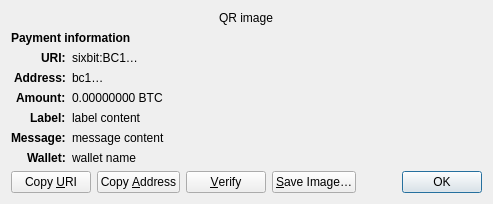
<?xml version="1.0" encoding="UTF-8"?>
<ui version="4.0">
 <class>ReceiveRequestDialog</class>
 <widget class="QDialog" name="ReceiveRequestDialog">
  <property name="geometry">
   <rect>
    <x>0</x>
    <y>0</y>
    <width>413</width>
    <height>229</height>
   </rect>
  </property>
  <property name="windowTitle">
   <string>Request payment to …</string>
  </property>
  <layout class="QGridLayout" name="gridLayout" columnstretch="0,1">
   <property name="sizeConstraint">
    <enum>QLayout::SetFixedSize</enum>
   </property>
   <item row="0" column="0" colspan="2" alignment="Qt::AlignHCenter">
    <widget class="QRImageWidget" name="qr_code">
     <property name="text">
      <string notr="true">QR image</string>
     </property>
     <property name="textInteractionFlags">
      <set>Qt::NoTextInteraction</set>
     </property>
    </widget>
   </item>
   <item row="1" column="0" colspan="2">
    <widget class="QLabel" name="payment_header">
     <property name="font">
      <font>
       <weight>75</weight>
       <bold>true</bold>
      </font>
     </property>
     <property name="text">
      <string>Payment information</string>
     </property>
     <property name="textInteractionFlags">
      <set>Qt::NoTextInteraction</set>
     </property>
    </widget>
   </item>
   <item row="2" column="0" alignment="Qt::AlignRight|Qt::AlignTop">
    <widget class="QLabel" name="uri_tag">
     <property name="font">
      <font>
       <weight>75</weight>
       <bold>true</bold>
      </font>
     </property>
     <property name="text">
      <string notr="true">URI:</string>
     </property>
     <property name="textFormat">
      <enum>Qt::PlainText</enum>
     </property>
     <property name="textInteractionFlags">
      <set>Qt::NoTextInteraction</set>
     </property>
    </widget>
   </item>
   <item row="2" column="1" alignment="Qt::AlignTop">
    <widget class="QLabel" name="uri_content">
     <property name="text">
      <string notr="true">sixbit:BC1…</string>
     </property>
     <property name="textFormat">
      <enum>Qt::RichText</enum>
     </property>
     <property name="wordWrap">
      <bool>true</bool>
     </property>
     <property name="textInteractionFlags">
      <set>Qt::TextSelectableByMouse</set>
     </property>
    </widget>
   </item>
   <item row="3" column="0" alignment="Qt::AlignRight|Qt::AlignTop">
    <widget class="QLabel" name="address_tag">
     <property name="font">
      <font>
       <weight>75</weight>
       <bold>true</bold>
      </font>
     </property>
     <property name="text">
      <string>Address:</string>
     </property>
     <property name="textInteractionFlags">
      <set>Qt::NoTextInteraction</set>
     </property>
    </widget>
   </item>
   <item row="3" column="1" alignment="Qt::AlignTop">
    <widget class="QLabel" name="address_content">
     <property name="text">
      <string notr="true">bc1…</string>
     </property>
     <property name="textFormat">
      <enum>Qt::PlainText</enum>
     </property>
     <property name="textInteractionFlags">
      <set>Qt::TextSelectableByMouse</set>
     </property>
    </widget>
   </item>
   <item row="4" column="0" alignment="Qt::AlignRight|Qt::AlignTop">
    <widget class="QLabel" name="amount_tag">
     <property name="font">
      <font>
       <weight>75</weight>
       <bold>true</bold>
      </font>
     </property>
     <property name="text">
      <string>Amount:</string>
     </property>
     <property name="textInteractionFlags">
      <set>Qt::NoTextInteraction</set>
     </property>
    </widget>
   </item>
   <item row="4" column="1" alignment="Qt::AlignTop">
    <widget class="QLabel" name="amount_content">
     <property name="text">
      <string notr="true">0.00000000 BTC</string>
     </property>
     <property name="textFormat">
      <enum>Qt::PlainText</enum>
     </property>
     <property name="textInteractionFlags">
      <set>Qt::TextSelectableByMouse</set>
     </property>
    </widget>
   </item>
   <item row="5" column="0" alignment="Qt::AlignRight|Qt::AlignTop">
    <widget class="QLabel" name="label_tag">
     <property name="font">
      <font>
       <weight>75</weight>
       <bold>true</bold>
      </font>
     </property>
     <property name="text">
      <string>Label:</string>
     </property>
     <property name="textInteractionFlags">
      <set>Qt::NoTextInteraction</set>
     </property>
    </widget>
   </item>
   <item row="5" column="1" alignment="Qt::AlignTop">
    <widget class="QLabel" name="label_content">
     <property name="text">
      <string notr="true">label content</string>
     </property>
     <property name="textFormat">
      <enum>Qt::PlainText</enum>
     </property>
     <property name="wordWrap">
      <bool>true</bool>
     </property>
     <property name="textInteractionFlags">
      <set>Qt::TextSelectableByMouse</set>
     </property>
    </widget>
   </item>
   <item row="6" column="0" alignment="Qt::AlignRight|Qt::AlignTop">
    <widget class="QLabel" name="message_tag">
     <property name="font">
      <font>
       <weight>75</weight>
       <bold>true</bold>
      </font>
     </property>
     <property name="text">
      <string>Message:</string>
     </property>
     <property name="textInteractionFlags">
      <set>Qt::NoTextInteraction</set>
     </property>
    </widget>
   </item>
   <item row="6" column="1" alignment="Qt::AlignTop">
    <widget class="QLabel" name="message_content">
     <property name="text">
      <string notr="true">message content</string>
     </property>
     <property name="textFormat">
      <enum>Qt::PlainText</enum>
     </property>
     <property name="wordWrap">
      <bool>true</bool>
     </property>
     <property name="textInteractionFlags">
      <set>Qt::TextSelectableByMouse</set>
     </property>
    </widget>
   </item>
   <item row="7" column="0" alignment="Qt::AlignRight|Qt::AlignTop">
    <widget class="QLabel" name="wallet_tag">
     <property name="font">
      <font>
       <weight>75</weight>
       <bold>true</bold>
      </font>
     </property>
     <property name="text">
      <string>Wallet:</string>
     </property>
     <property name="textInteractionFlags">
      <set>Qt::NoTextInteraction</set>
     </property>
    </widget>
   </item>
   <item row="7" column="1" alignment="Qt::AlignTop">
    <widget class="QLabel" name="wallet_content">
     <property name="text">
      <string notr="true">wallet name</string>
     </property>
     <property name="textFormat">
      <enum>Qt::PlainText</enum>
     </property>
     <property name="wordWrap">
      <bool>true</bool>
     </property>
     <property name="textInteractionFlags">
      <set>Qt::TextSelectableByMouse</set>
     </property>
    </widget>
   </item>
   <item row="8" column="0" colspan="2">
    <layout class="QHBoxLayout" name="horizontalLayout">
     <item>
      <widget class="QPushButton" name="btnCopyURI">
       <property name="text">
        <string>Copy &amp;URI</string>
       </property>
       <property name="autoDefault">
        <bool>false</bool>
       </property>
      </widget>
     </item>
     <item>
      <widget class="QPushButton" name="btnCopyAddress">
       <property name="text">
        <string>Copy &amp;Address</string>
       </property>
       <property name="autoDefault">
        <bool>false</bool>
       </property>
      </widget>
     </item>
     <item>
      <widget class="QPushButton" name="btnVerify">
       <property name="text">
        <string>&amp;Verify</string>
       </property>
       <property name="toolTip">
        <string>Verify this address on e.g. a hardware wallet screen</string>
       </property>
       <property name="autoDefault">
        <bool>false</bool>
       </property>
      </widget>
     </item>
     <item>
      <widget class="QPushButton" name="btnSaveAs">
       <property name="text">
        <string>&amp;Save Image…</string>
       </property>
       <property name="autoDefault">
        <bool>false</bool>
       </property>
      </widget>
     </item>
     <item>
      <spacer name="horizontalSpacer_2">
       <property name="orientation">
        <enum>Qt::Horizontal</enum>
       </property>
       <property name="sizeHint" stdset="0">
        <size>
         <width>40</width>
         <height>20</height>
        </size>
       </property>
      </spacer>
     </item>
     <item>
      <widget class="QDialogButtonBox" name="buttonBox">
       <property name="focusPolicy">
        <enum>Qt::StrongFocus</enum>
       </property>
       <property name="standardButtons">
        <set>QDialogButtonBox::Ok</set>
       </property>
      </widget>
     </item>
    </layout>
   </item>
  </layout>
 </widget>
 <customwidgets>
  <customwidget>
   <class>QRImageWidget</class>
   <extends>QLabel</extends>
   <header>qt/qrimagewidget.h</header>
  </customwidget>
 </customwidgets>
 <tabstops>
  <tabstop>buttonBox</tabstop>
  <tabstop>btnCopyURI</tabstop>
  <tabstop>btnCopyAddress</tabstop>
  <tabstop>btnSaveAs</tabstop>
 </tabstops>
 <resources/>
 <connections>
  <connection>
   <sender>buttonBox</sender>
   <signal>accepted()</signal>
   <receiver>ReceiveRequestDialog</receiver>
   <slot>accept()</slot>
   <hints>
    <hint type="sourcelabel">
     <x>135</x>
     <y>230</y>
    </hint>
    <hint type="destinationlabel">
     <x>135</x>
     <y>126</y>
    </hint>
   </hints>
  </connection>
 </connections>
</ui>
